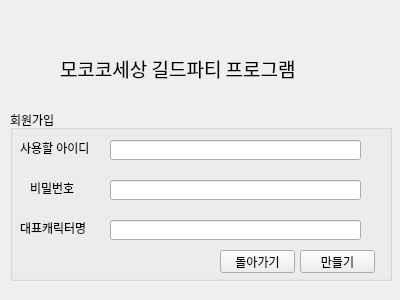
<?xml version="1.0" encoding="UTF-8"?>
<ui version="4.0">
 <class>Form</class>
 <widget class="QWidget" name="Form">
  <property name="geometry">
   <rect>
    <x>0</x>
    <y>0</y>
    <width>400</width>
    <height>300</height>
   </rect>
  </property>
  <property name="windowTitle">
   <string>Form</string>
  </property>
  <widget class="QGroupBox" name="groupBox">
   <property name="geometry">
    <rect>
     <x>10</x>
     <y>110</y>
     <width>382</width>
     <height>171</height>
    </rect>
   </property>
   <property name="title">
    <string>회원가입</string>
   </property>
   <widget class="QLabel" name="label_id">
    <property name="geometry">
     <rect>
      <x>10</x>
      <y>30</y>
      <width>81</width>
      <height>16</height>
     </rect>
    </property>
    <property name="text">
     <string>사용할 아이디</string>
    </property>
   </widget>
   <widget class="QLabel" name="label_pw">
    <property name="geometry">
     <rect>
      <x>20</x>
      <y>70</y>
      <width>51</width>
      <height>16</height>
     </rect>
    </property>
    <property name="text">
     <string>비밀번호</string>
    </property>
   </widget>
   <widget class="QPushButton" name="creat_userid">
    <property name="geometry">
     <rect>
      <x>290</x>
      <y>140</y>
      <width>75</width>
      <height>23</height>
     </rect>
    </property>
    <property name="text">
     <string>만들기</string>
    </property>
   </widget>
   <widget class="QLabel" name="label_topchar">
    <property name="geometry">
     <rect>
      <x>10</x>
      <y>110</y>
      <width>71</width>
      <height>16</height>
     </rect>
    </property>
    <property name="text">
     <string>대표캐릭터명</string>
    </property>
   </widget>
   <widget class="QLineEdit" name="signin_userid">
    <property name="geometry">
     <rect>
      <x>100</x>
      <y>30</y>
      <width>251</width>
      <height>20</height>
     </rect>
    </property>
   </widget>
   <widget class="QLineEdit" name="signin_userpw">
    <property name="geometry">
     <rect>
      <x>100</x>
      <y>70</y>
      <width>251</width>
      <height>20</height>
     </rect>
    </property>
   </widget>
   <widget class="QLineEdit" name="signin_topchar">
    <property name="geometry">
     <rect>
      <x>100</x>
      <y>110</y>
      <width>251</width>
      <height>20</height>
     </rect>
    </property>
   </widget>
   <widget class="QPushButton" name="return_loginfrom">
    <property name="geometry">
     <rect>
      <x>210</x>
      <y>140</y>
      <width>75</width>
      <height>23</height>
     </rect>
    </property>
    <property name="text">
     <string>돌아가기</string>
    </property>
   </widget>
  </widget>
  <widget class="QWidget" name="title_box" native="true">
   <property name="geometry">
    <rect>
     <x>60</x>
     <y>50</y>
     <width>285</width>
     <height>37</height>
    </rect>
   </property>
   <layout class="QVBoxLayout" name="verticalLayout">
    <item>
     <widget class="QLabel" name="title">
      <property name="font">
       <font>
        <family>휴먼둥근헤드라인</family>
        <pointsize>14</pointsize>
        <weight>50</weight>
        <bold>false</bold>
       </font>
      </property>
      <property name="text">
       <string>모코코세상 길드파티 프로그램</string>
      </property>
     </widget>
    </item>
   </layout>
  </widget>
 </widget>
 <resources/>
 <connections>
  <connection>
   <sender>creat_userid</sender>
   <signal>clicked()</signal>
   <receiver>Form</receiver>
   <slot>userinfo_push()</slot>
   <hints>
    <hint type="sourcelabel">
     <x>332</x>
     <y>263</y>
    </hint>
    <hint type="destinationlabel">
     <x>239</x>
     <y>288</y>
    </hint>
   </hints>
  </connection>
  <connection>
   <sender>return_loginfrom</sender>
   <signal>clicked()</signal>
   <receiver>Form</receiver>
   <slot>return_login()</slot>
   <hints>
    <hint type="sourcelabel">
     <x>264</x>
     <y>264</y>
    </hint>
    <hint type="destinationlabel">
     <x>110</x>
     <y>291</y>
    </hint>
   </hints>
  </connection>
 </connections>
 <slots>
  <slot>userinfo_push()</slot>
  <slot>return_login()</slot>
 </slots>
</ui>
